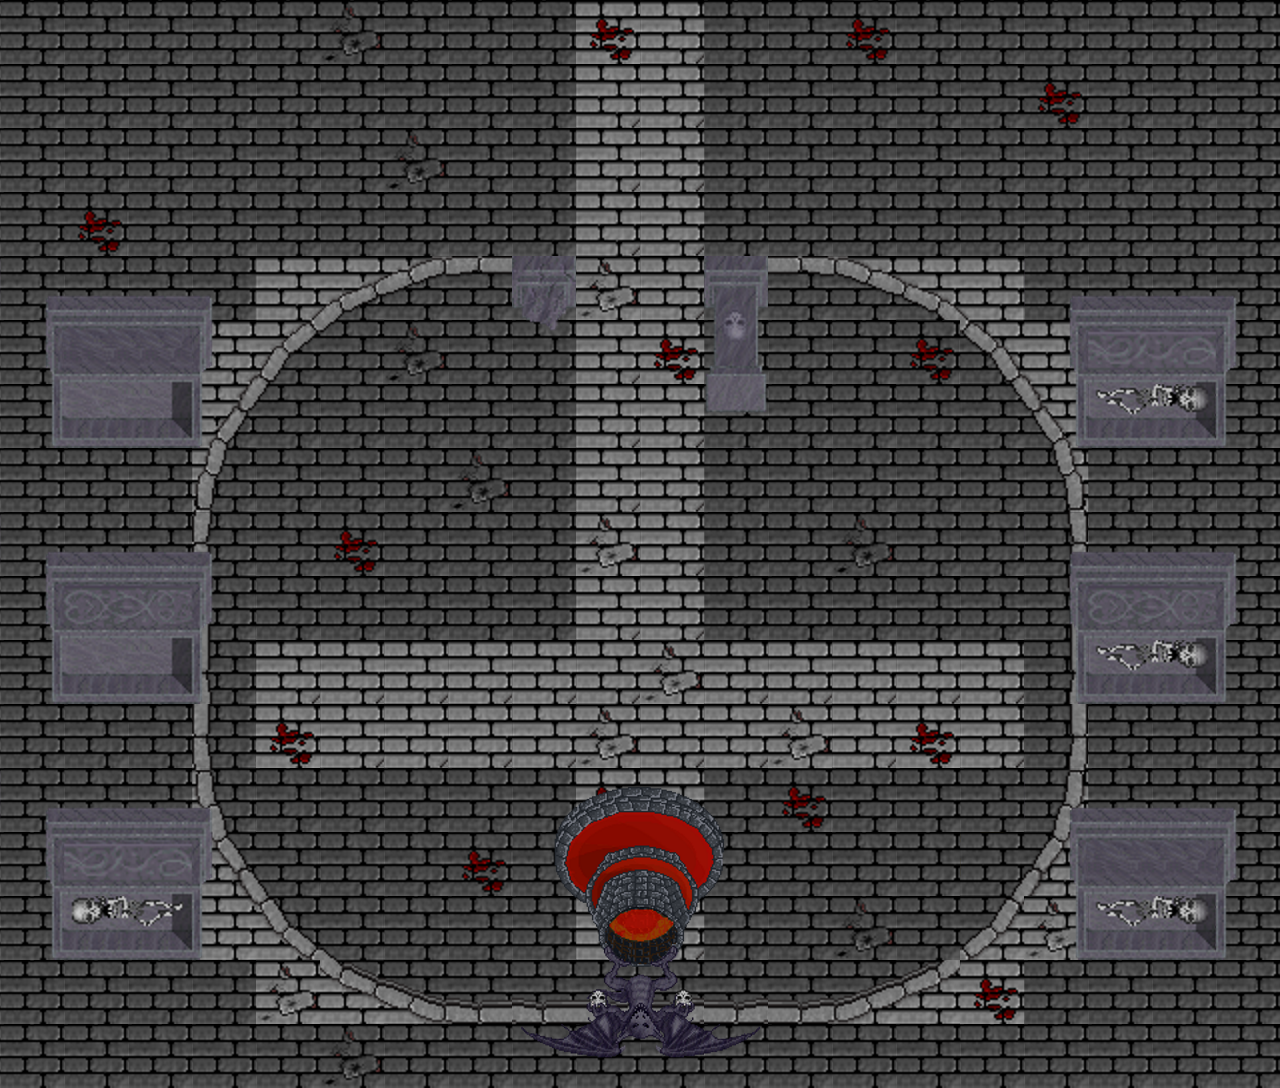

Tiled map render using the project's own tile images. Description and the map definition, with tile-layer contents summarised, below:
An orthogonal 20x17 tile map with 64x64 px tiles, 7 tile layers (Base, Cross, circleExtended, bloodAndCracks, ...).

<map version="1.2" tiledversion="1.2.5" orientation="orthogonal" renderorder="right-down" width="20" height="17" tilewidth="64" tileheight="64" infinite="0" nextlayerid="42" nextobjectid="18">
 <tileset firstgid="1" source="medusaTile.tsx" />
 <layer id="35" name="Base" width="20" height="17">
  <data>[340 cells, 340 non-empty, 1 distinct tile ids]</data>
 </layer>
 <layer id="36" name="Cross" width="20" height="17">
  <data>[340 cells, 55 non-empty, 1 distinct tile ids]</data>
 </layer>
 <layer id="37" name="circleExtended" width="20" height="17">
  <data>[340 cells, 69 non-empty, 59 distinct tile ids]</data>
 </layer>
 <layer id="38" name="bloodAndCracks" width="20" height="17">
  <data>[340 cells, 28 non-empty, 4 distinct tile ids]</data>
 </layer>
 <layer id="39" name="coffinCollide" width="20" height="17">
  <data>[340 cells, 72 non-empty, 20 distinct tile ids]</data>
 </layer>
 <layer id="40" name="pillarCollide" width="20" height="17">
  <data>[340 cells, 5 non-empty, 5 distinct tile ids]</data>
 </layer>
 <layer id="41" name="fountainCollide" width="20" height="17">
  <data>[340 cells, 20 non-empty, 20 distinct tile ids]</data>
 </layer>
</map>
